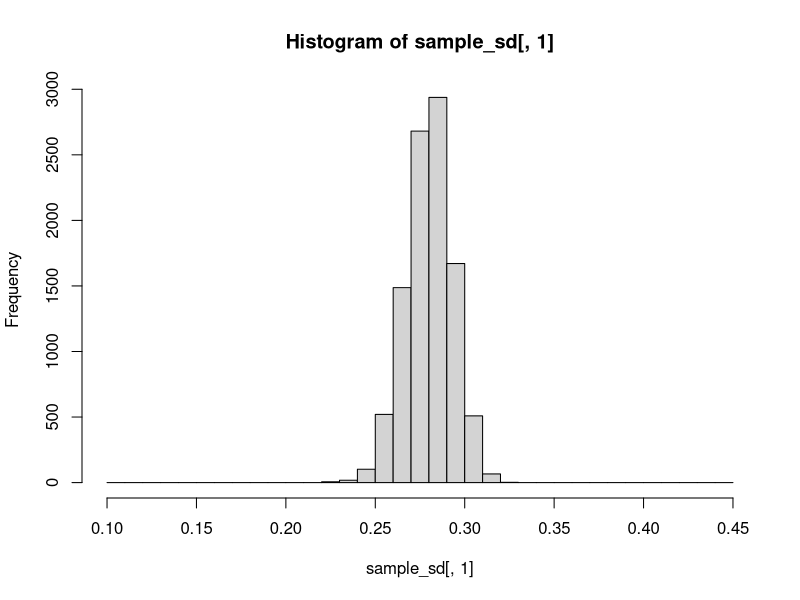

Generate this figure with R:
# our population: 100 random numbers from 0 to 1
population <- runif(100, min = 0, max = 1)

# An empty matrix that will contain the 1,000 sample SDs
sample_sd <- matrix(nrow = 10000, ncol = 1)

# the size of each sample
# you can change this to see how the resulting sampling distribution changes
sample_size <- 50

# a for-loop that fills up the matrix above
# in each loop, it takes a sample of 20 numbers and computes the SD
for(i in 1:length(sample_sd)){
  sample_sd[i,1] <- sd(population[sample(1:length(population), sample_size)])
}

# The mean sample SD from the 1,000 samples
mean(sample_sd[,1])

# the true SD in the population
sd(population)

hist(sample_sd[,1], breaks = seq(0.10, 0.45, 0.01))
